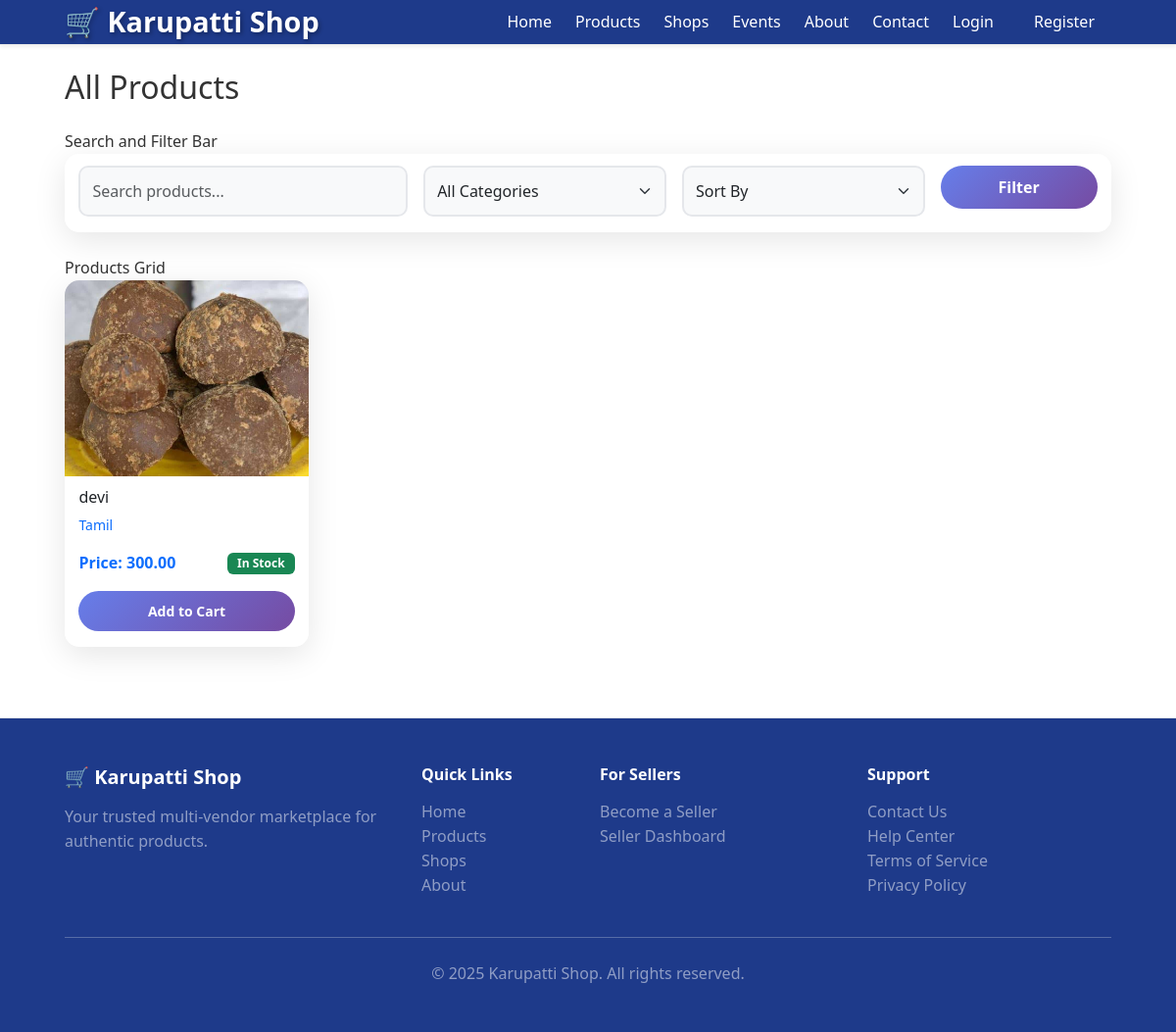
The app's page /products/, older data.
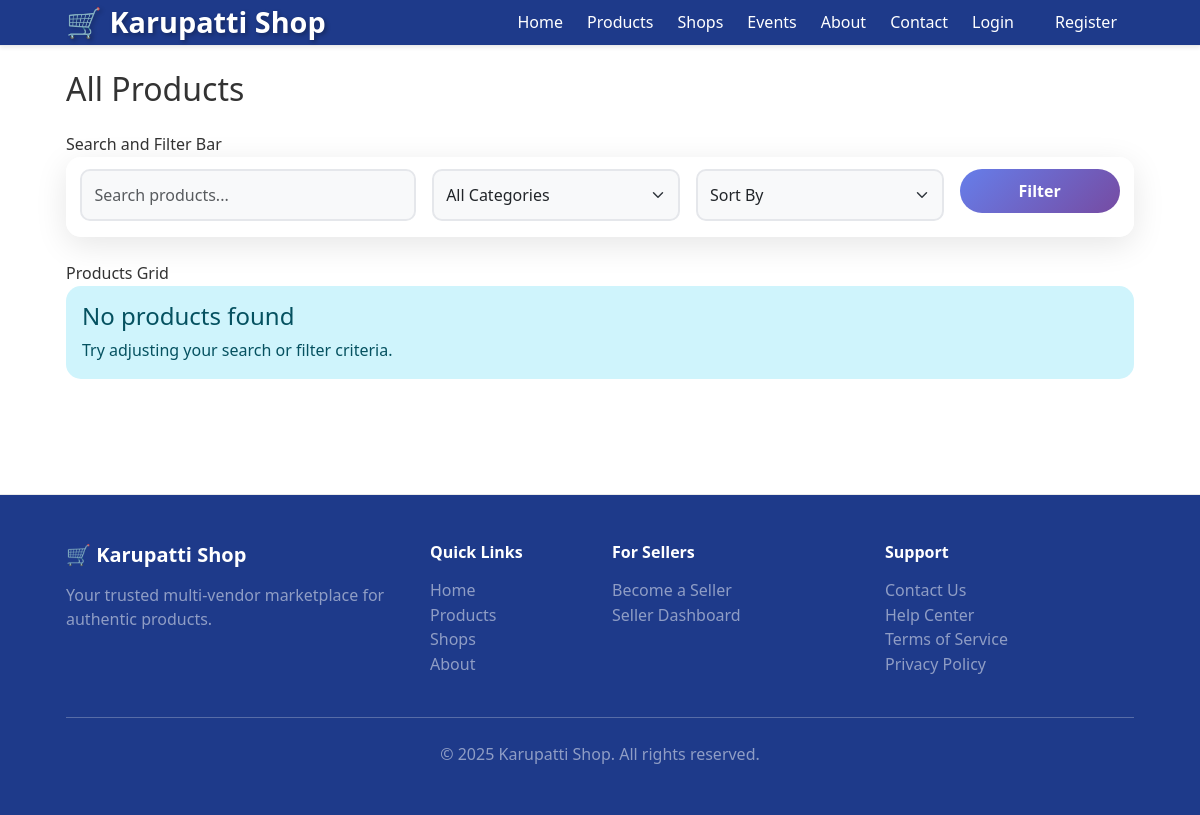
The same page, newer data.
### store/models.py (models this page shows, shortened)
class Product(models.Model):
    shop = models.ForeignKey(Shop, on_delete=models.CASCADE, related_name='products')
    category = models.ForeignKey(Category, on_delete=models.SET_NULL, null=True, blank=True, related_name='products')
    name = models.CharField(max_length=200)
    slug = models.SlugField(max_length=200, unique=True)
    description = models.TextField(blank=True, null=True)
    price = models.DecimalField(max_digits=10, decimal_places=2)
    stock = models.PositiveIntegerField(default=0)
    image = models.ImageField(upload_to='products/', blank=True, null=True)
    is_active = models.BooleanField(default=True)
    is_featured = models.BooleanField(default=False)
    created_at = models.DateTimeField(auto_now_add=True)
    updated_at = models.DateTimeField(auto_now=True)
    class Meta:
        ordering = ['-created_at']
    @property
    def in_stock(self):
        return self.stock > 0

### shops/models.py (models this page shows, shortened)
class Shop(models.Model):
    owner = models.OneToOneField(CustomUser, on_delete=models.CASCADE, related_name='shop')
    name = models.CharField(max_length=200)
    slug = models.SlugField(max_length=200, unique=True)
    description = models.TextField(blank=True, null=True)
    logo = models.ImageField(upload_to='shops/logos/', blank=True, null=True)
    banner = models.ImageField(upload_to='shops/banners/', blank=True, null=True)
    email = models.EmailField()
    phone = models.CharField(max_length=20)
    address = models.TextField()
    is_active = models.BooleanField(default=True)
    is_verified = models.BooleanField(default=False)
    created_at = models.DateTimeField(auto_now_add=True)
    updated_at = models.DateTimeField(auto_now=True)
    class Meta:
        ordering = ['-created_at']

### store/views.py (the view)
# urls.py: path('products/', views.product_list, name='product_list'),
def product_list(request):
    products = Product.objects.filter(is_active=True)
    categories = Category.objects.filter(is_active=True)
    search_query = request.GET.get('search', '')
    if search_query:
        products = products.filter(
            Q(name__icontains=search_query) |
            Q(description__icontains=search_query)
        )
    category_slug = request.GET.get('category', '')
    if category_slug:
        category = get_object_or_404(Category, slug=category_slug)
        products = products.filter(category=category)
    sort_by = request.GET.get('sort', '')
    if sort_by == 'price_low':
        products = products.order_by('price')
    elif sort_by == 'price_high':
        products = products.order_by('-price')
    elif sort_by == 'newest':
        products = products.order_by('-created_at')
    context = {
        "products": products,
        "categories": categories,
        "search_query": search_query,
        "category_slug": category_slug,
        "sort_by": sort_by,
    }
    return render(request, "products/product_list.html", context)

### wishlist/context_processors.py (called while the page is built)
def wishlist_count(request):
    if request.user.is_authenticated:
        try:
            wishlist = Wishlist.objects.get(user=request.user)
            return {'wishlist_count': wishlist.item_count}
        except Wishlist.DoesNotExist:
            return {'wishlist_count': 0}
    return {'wishlist_count': 0}

### templates/products/product_list.html (shortened to what this page needs)
{% extends "base.html" %}
{% block content %}
<div class="container py-4">
  <h1 class="h2 mb-4">All Products</h1>
   Search and Filter Bar
  <div class="card mb-4">
    <div class="card-body">
      <form method="get" class="row g-3">
        <div class="col-md-4">
          <input type="text" name="search" class="form-control" placeholder="Search products..." value="{{ search_query }}">
        </div>
        <div class="col-md-3">
          <select name="category" class="form-select">
            <option value="">All Categories</option>
          </select>
        </div>
        <div class="col-md-3">
          <select name="sort" class="form-select">
            <option value="">Sort By</option>
          </select>
        </div>
        <div class="col-md-2">
          <button type="submit" class="btn btn-primary w-100">Filter</button>
        </div>
      </form>
    </div>
  </div>
   Products Grid
  {% if products %}
  <div class="row g-4">
    {% for product in products %}
    <div class="col-6 col-md-4 col-lg-3">
      <div class="card h-100">
        <a href="{% url 'store:product_detail' product.slug %}">
          {% if product.image %}
          <img src="{{ product.image.url }}" class="card-img-top" alt="{{ product.name }}" style="height: 200px; object-fit: cover;">
          {% else %}
          <div class="card-img-top bg-light d-flex align-items-center justify-content-center" style="height: 200px;">
            <span class="fs-1">📦</span>
          </div>
          {% endif %}
        </a>
        <div class="card-body">
          <h5 class="card-title h6">
            <a href="{% url 'store:product_detail' product.slug %}" class="text-decoration-none text-dark">
              {{ product.name|truncatewords:5 }}
            </a>
          </h5>
          <p class="text-muted small mb-2">
            <a href="{% url 'shops:shop_detail' product.shop.slug %}" class="text-decoration-none">
              {{ product.shop.name }}
            </a>
          </p>
          <div class="d-flex justify-content-between align-items-center mb-2">
            <span class="fw-bold text-primary">Price: {{ product.price }}</span>
            {% if product.in_stock %}
            <span class="badge bg-success">In Stock</span>
            {% else %}
            <span class="badge bg-danger">Out of Stock</span>
            {% endif %}
          </div>
          <form method="post" action="{% url 'store:cart_add' product.id %}">
            <button type="submit" class="btn btn-primary btn-sm w-100" {% if not product.in_stock %}disabled{% endif %}>
              Add to Cart
            </button>
          </form>
        </div>
      </div>
    </div>
    {% endfor %}
  </div>
  {% else %}
  <div class="alert alert-info">
    <h4 class="alert-heading">No products found</h4>
    <p class="mb-0">Try adjusting your search or filter criteria.</p>
  </div>
  {% endif %}
</div>
{% endblock %}

Row changes from the older to the newer data that the page shows:
removed Product: image (picture), name "devi", shop.name "Tamil", price "300.00", stock "In Stock"
Text that changed along with them:
text now shown: "No products found Try adjusting your search or filter criteria."
